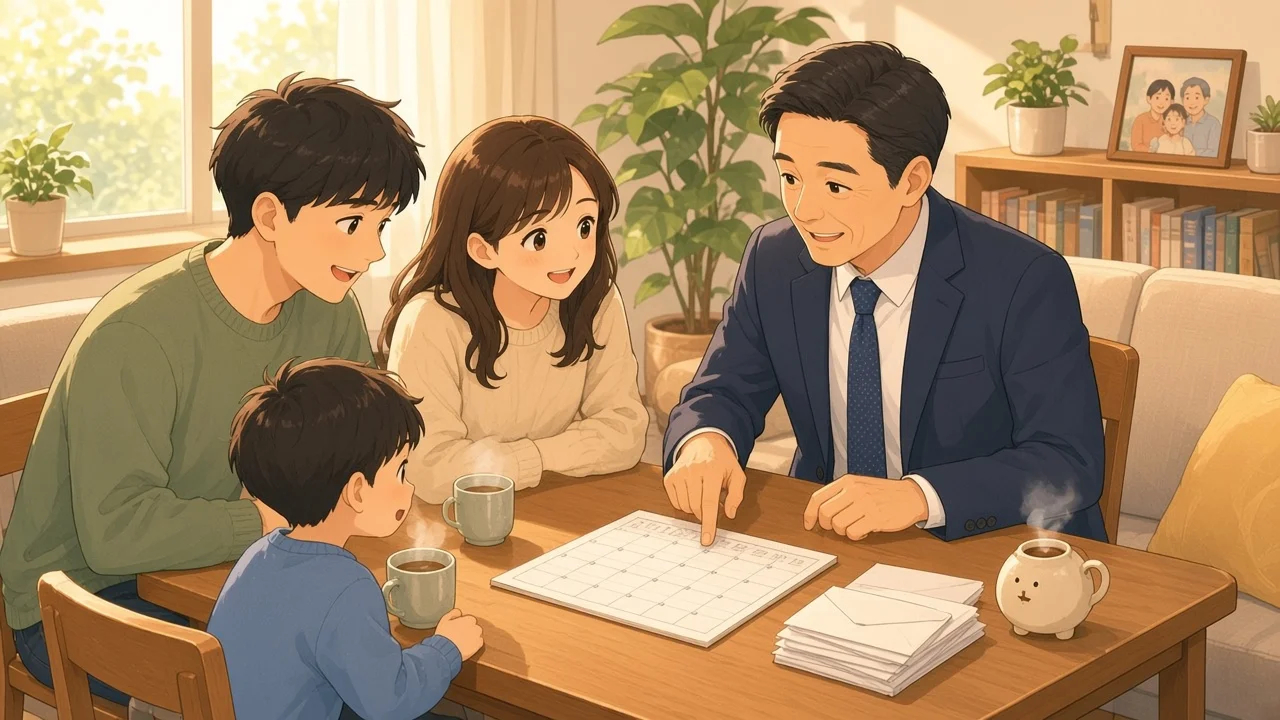
#> input picture posts/2026-11-03/01-estate-tax-installments.webp, 1280 x 720 px
$ python -i build_site.py   (imports and definitions only)
#> lines starting #> are read from the running program, lines starting #| are printed output that depends on the picture
#!/usr/bin/env python3
"""把 posts/ 裡的專欄渲染成靜態頁。不抓 RSS，也不會改 posts/。"""

from __future__ import annotations

import html
import json
import re
import shutil
import sys
from datetime import datetime
from pathlib import Path

ROOT = Path(__file__).resolve().parents[1]
POST_NAME = re.compile(r"^(\d{2})-([a-z0-9]+(?:-[a-z0-9]+)*)$")
WEEKDAYS = "一二三四五六日"
REQUIRED = ("title", "date", "category", "summary", "image", "source_name", "source_url")


def esc(value: str) -> str:
    return html.escape(value or "", quote=True)


# [141 lines left out: functions site_config, parse_scalar, parse_front_matter, inline_markdown, render_markdown, not called in this run]


def format_date(day: str) -> str:
    year, month, date = (int(part) for part in day.split("-"))
    return f"{year}年{month}月{date}日"


def weekday_label(day: str) -> str:
    moment = datetime.fromisoformat(day)
    return "星期" + WEEKDAYS[moment.weekday()]


# [67 lines left out: functions load_posts, prose_to_html, apply_template, not called in this run]


def json_ld(payload: dict) -> str:
    return json.dumps(payload, ensure_ascii=False).replace("<", "\\u003c")


# [37 lines left out: function page, not called in this run]


def cover_jpg(source: Path, dest: Path, width: int = 1200, height: int = 630) -> None:
#> called with dest = 'out.png', width = 1200, height = 630
    from PIL import Image

    image = Image.open(source).convert("RGB")
#> image is the input picture: PIL image 1280x720 RGB; mean R, G, B 168.4, 137.3, 100.8
    scale = max(width / image.width, height / image.height)
#> scale = 0.938
    resized = image.resize((max(width, round(image.width * scale)), max(height, round(image.height * scale))), Image.Resampling.LANCZOS)
    left = max(0, (resized.width - width) // 2)
#> left = 0
    top = max(0, (resized.height - height) // 2)
#> top = 22
    cropped = resized.crop((left, top, left + width, top + height))
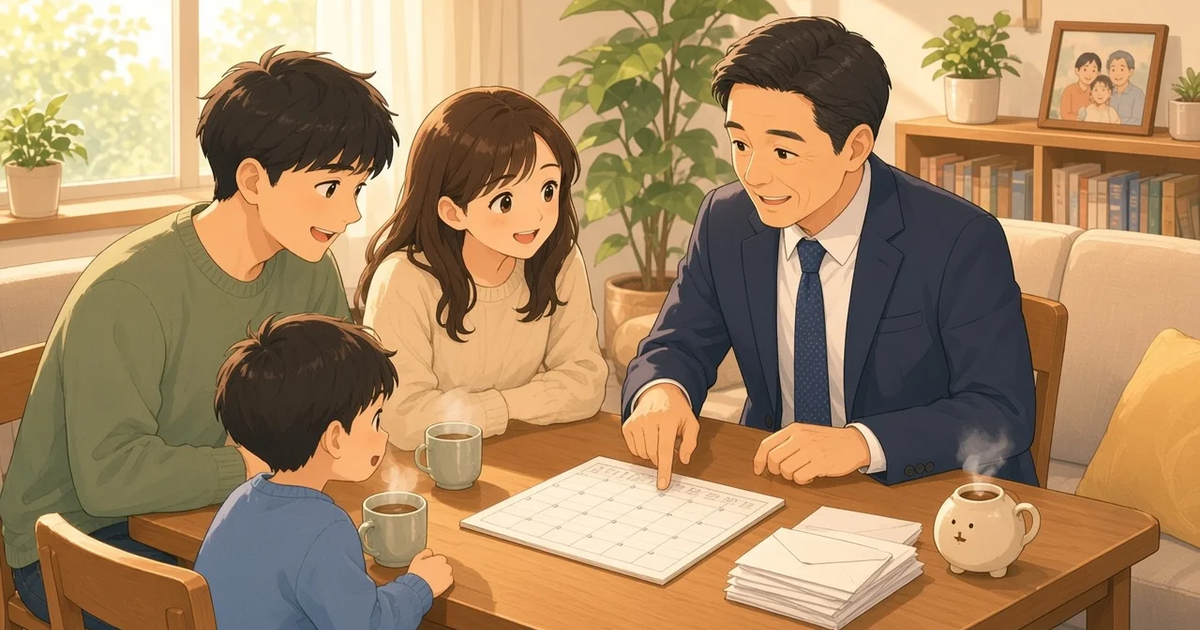
#> cropped: PIL image 1200x630 RGB; mean R, G, B 167.3, 136.3, 99.7
#> (the run stopped early here; a loop or call above may not have finished)

$ run again, on posts/2026-11-04/02-first-home-mortgage-rate-3pct.webp
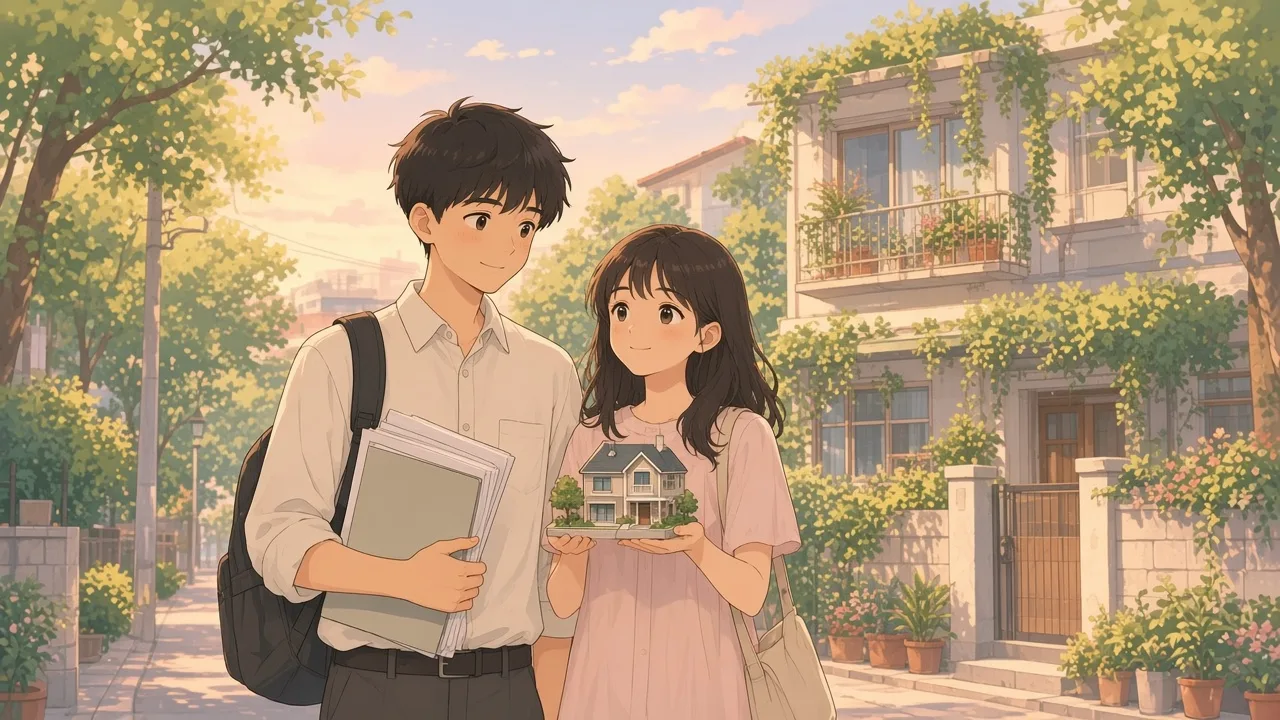
#> input picture posts/2026-11-04/02-first-home-mortgage-rate-3pct.webp, 1280 x 720 px
#> in cover_jpg, image is the input picture: PIL image 1280x720 RGB; mean R, G, B 176.9, 153, 122.7
#> in cover_jpg, `cropped = resized.crop((left, top, left + width, top + height))`:
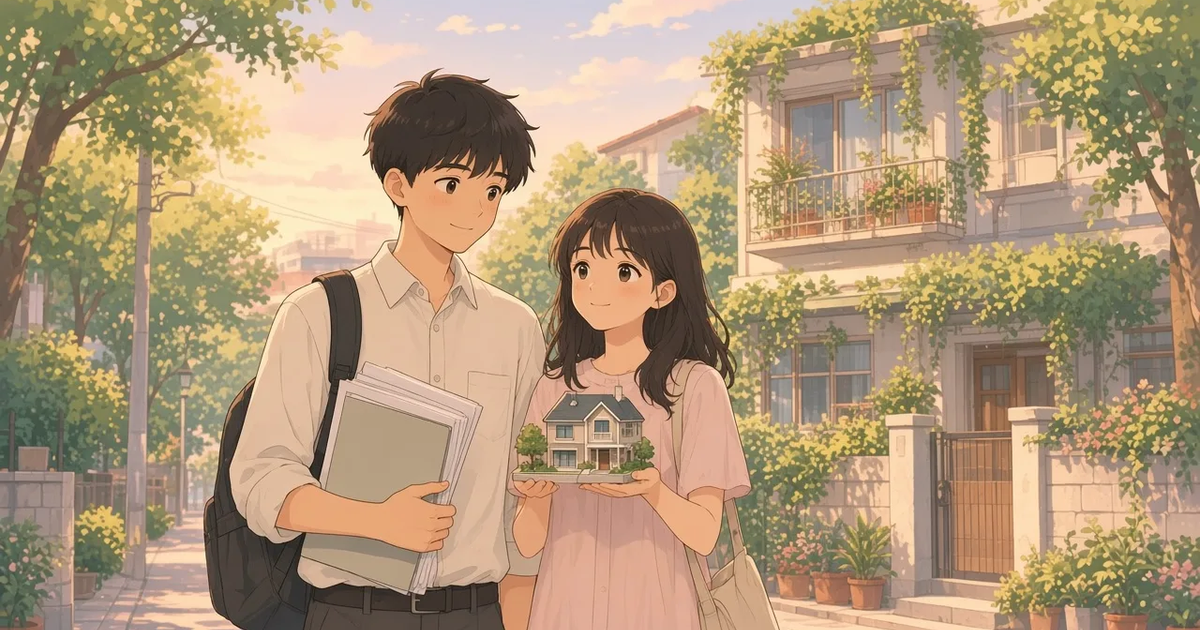
#> cropped: PIL image 1200x630 RGB; mean R, G, B 176.3, 152.3, 121.4

$ run again, on posts/2026-11-04/03-inherited-house-cost-cpi.webp
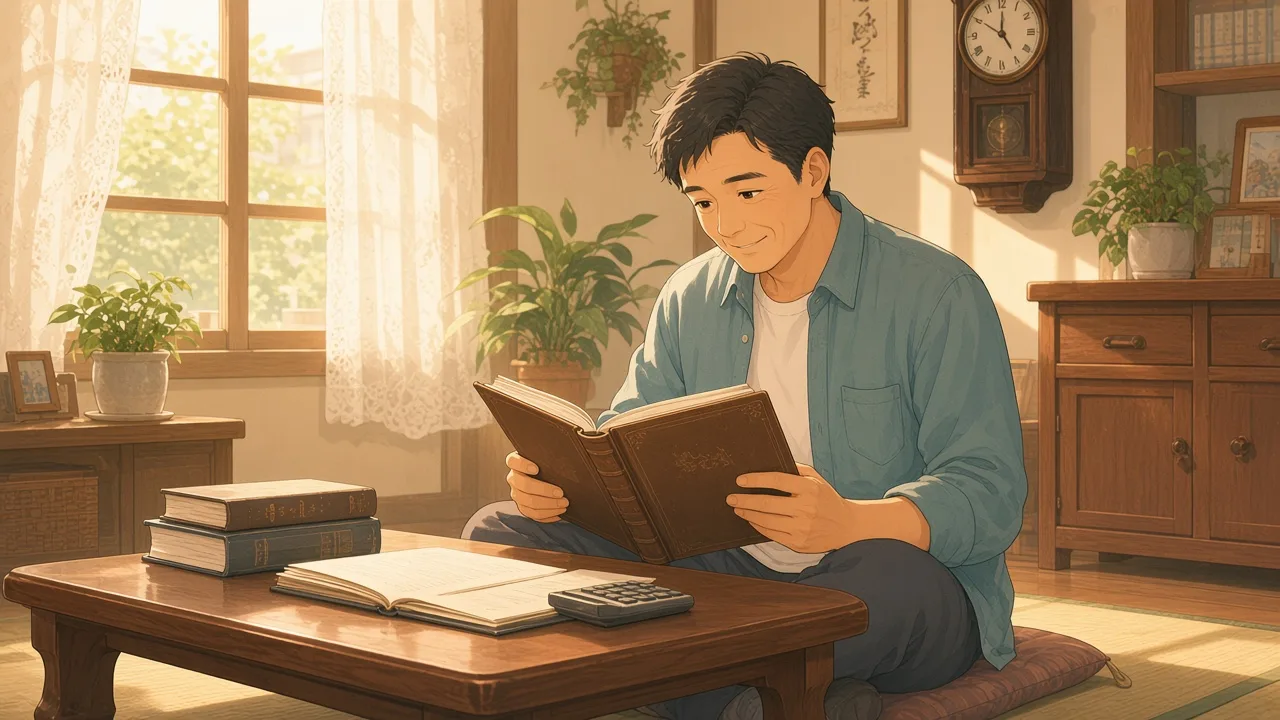
#> input picture posts/2026-11-04/03-inherited-house-cost-cpi.webp, 1280 x 720 px
#> in cover_jpg, image is the input picture: PIL image 1280x720 RGB; mean R, G, B 160.2, 129.9, 94.2
#> in cover_jpg, `cropped = resized.crop((left, top, left + width, top + height))`:
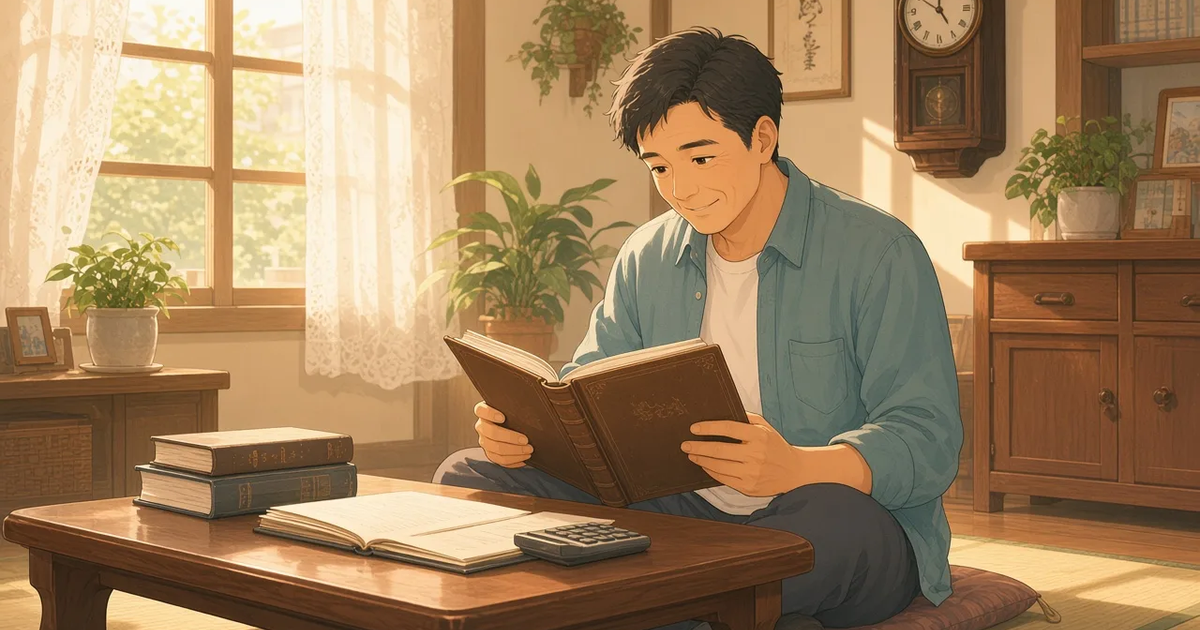
#> cropped: PIL image 1200x630 RGB; mean R, G, B 160.9, 130.5, 94.6

$ run again, on posts/2026-11-05/01-gift-before-death-estate-tax-share.webp
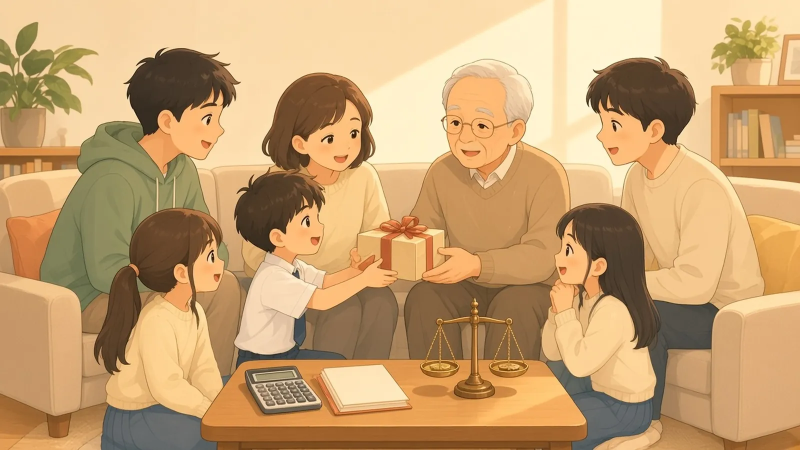
#> input picture posts/2026-11-05/01-gift-before-death-estate-tax-share.webp, 1600 x 900 px (shown at 1/2 size)
#> in cover_jpg, image is the input picture: PIL image 1600x900 RGB; mean R, G, B 198.6, 160.4, 112.6
#> in cover_jpg, `resized = image.resize((max(width, round(image.width * scale)), max(he..`:
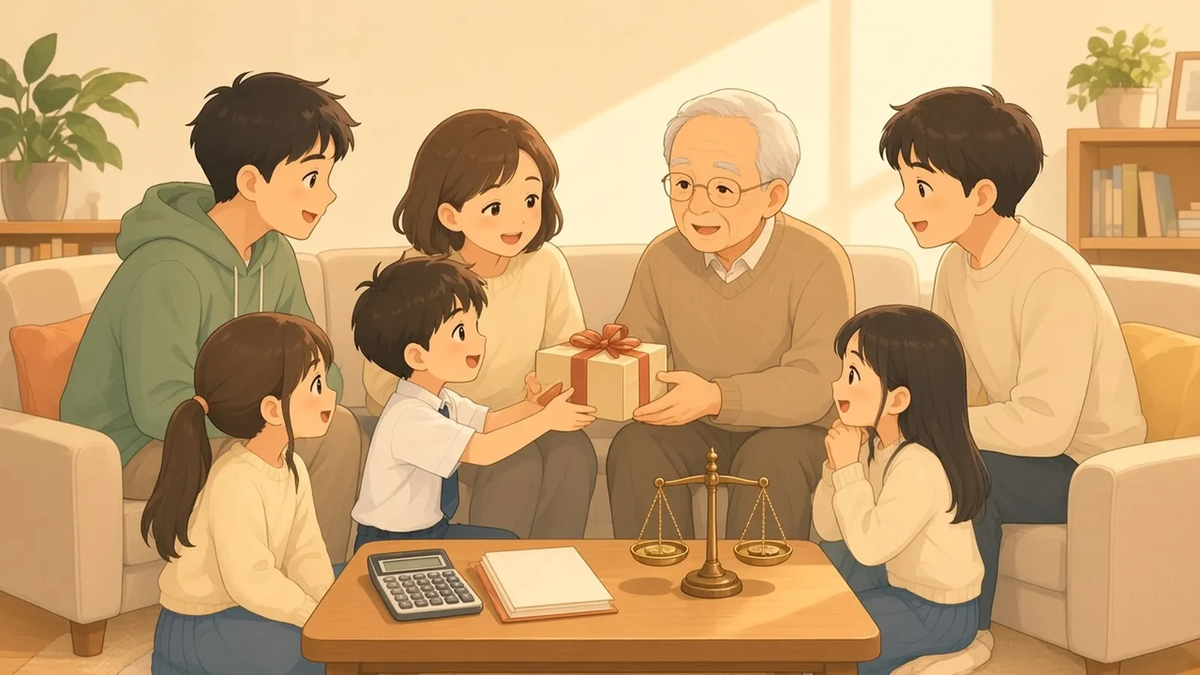
#> resized: PIL image 1200x675 RGB; mean R, G, B 198.6, 160.4, 112.6
#> in cover_jpg, `cropped = resized.crop((left, top, left + width, top + height))`:
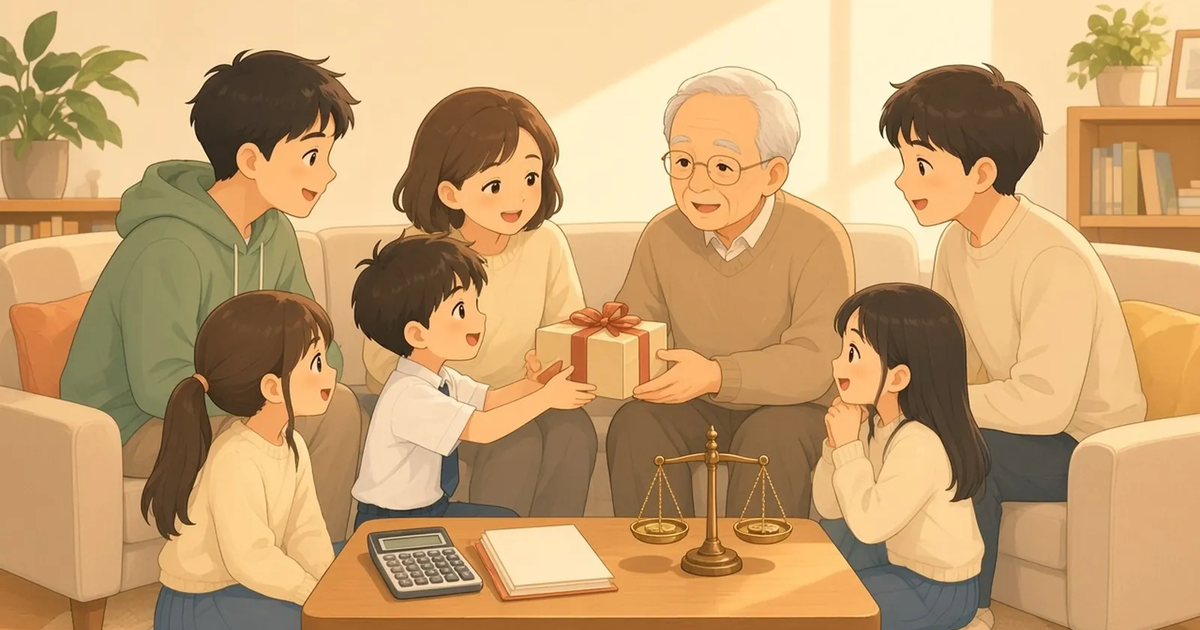
#> cropped: PIL image 1200x630 RGB; mean R, G, B 198.3, 160.1, 112
